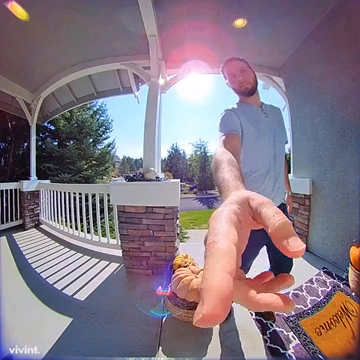
#> input picture frame 15 of model_beta/video_test/test_video_1.mp4, 360 x 360 px, given in place of the camera
$ python multiple_RTSP.py
#> lines starting #> are read from the running program, lines starting #| are printed output that depends on the picture; after the words box and inside, x2 and y2 are one past the last pixel; in counts of white or black regions, pixels touching at a corner belong together
import cv2
from datetime import datetime

# Initialize the camera (0 for the default webcam, or use an IP/RTSP stream URL)
camera_url = 0  # Change this to your camera URL or keep '0' for the default webcam
cap = cv2.VideoCapture(camera_url)

# Check if the camera opened successfully
if not cap.isOpened():
    print("Error: Unable to open the camera")
    exit()

# Video settings
frame_size = (640, 480)  # Resolution of the video
fps = 30  # Frames per second

# Codec and video writer for MP4 format
fourcc = cv2.VideoWriter_fourcc(*'mp4v')
output_file = 'output_video_with_realtime_timestamp.mp4'
out = cv2.VideoWriter(output_file, fourcc, fps, frame_size)

# Start capturing video
print("Press 'q' to stop the recording.")
while True:
    ret, frame = cap.read()
#> frame is the input picture: shape (360, 360, 3); mean B, G, R 132.7, 120.8, 134.1
    if not ret:
        print("Error: Unable to read frame")
        break

    # Resize frame if needed (optional)
    frame_resized = cv2.resize(frame, frame_size)
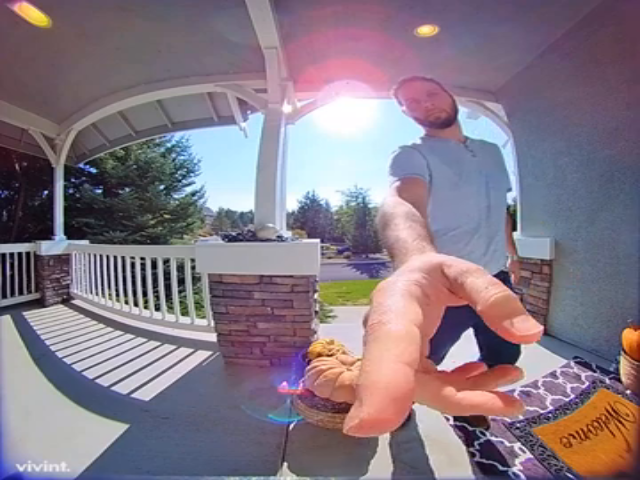
#> frame_resized: shape (480, 640, 3); mean B, G, R 132.6, 120.7, 134

    # Get the real-time current date and time
    current_time = datetime.now().strftime('%Y-%m-%d %H:%M:%S.%f')[:-3]  # Format as 'YYYY-MM-DD HH:MM:SS.mmm'

    # Add the real-time timestamp to the frame
    cv2.putText(frame_resized, current_time, (10, 30), cv2.FONT_HERSHEY_SIMPLEX,
                1, (0, 255, 0), 2, cv2.LINE_AA)
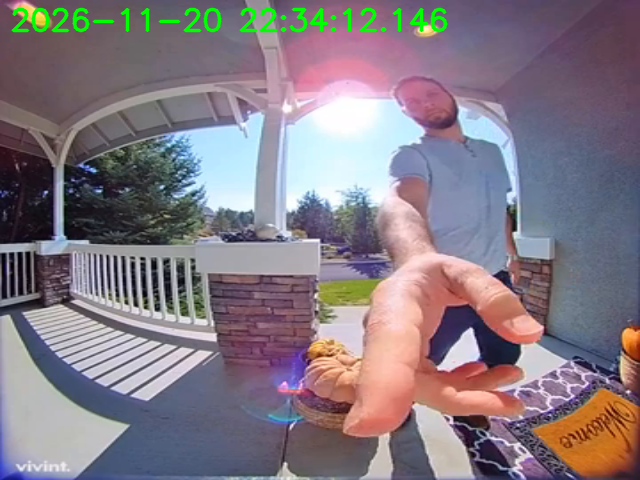
#> frame_resized: shape (480, 640, 3); 1.43% of pixels changed, all inside (x1, y1, x2, y2) = (11, 7, 448, 33)

    # Display the frame with the real-time timestamp
    cv2.imshow('Camera Stream with Real-Time Timestamp', frame_resized)

    # Write the frame to the output file
    out.write(frame_resized)

    # Exit when 'q' is pressed
    if cv2.waitKey(1) & 0xFF == ord('q'):
#> (key q is pressed here)
        break

# Release the resources
cap.release()
out.release()
cv2.destroyAllWindows()

print(f"Video saved to {output_file}")

$ run again, starting later in the video
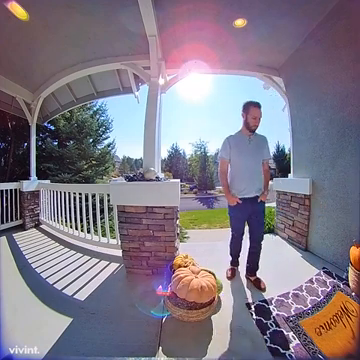
#> input picture frame 67 of model_beta/video_test/test_video_1.mp4, 360 x 360 px, given in place of the camera
#> frame is the input picture: shape (360, 360, 3); mean B, G, R 135, 121.8, 130
#> `frame_resized = cv2.resize(frame, frame_size)`:
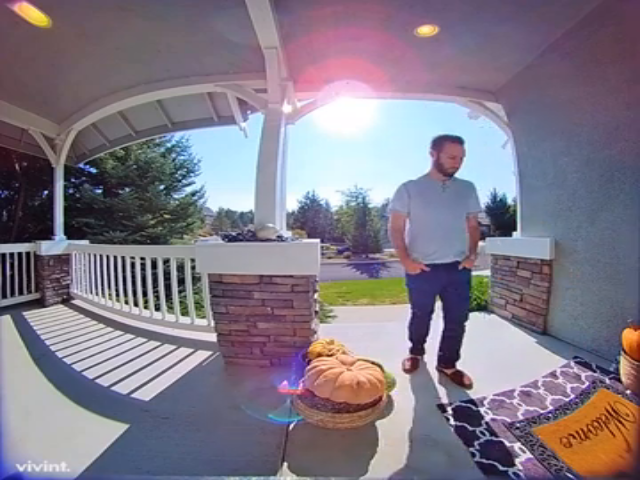
#> frame_resized: shape (480, 640, 3); mean B, G, R 134.9, 121.7, 129.9
#> `cv2.putText(frame_resized, current_time, (10, 30), cv2.FONT_HERSHEY_SI..`:
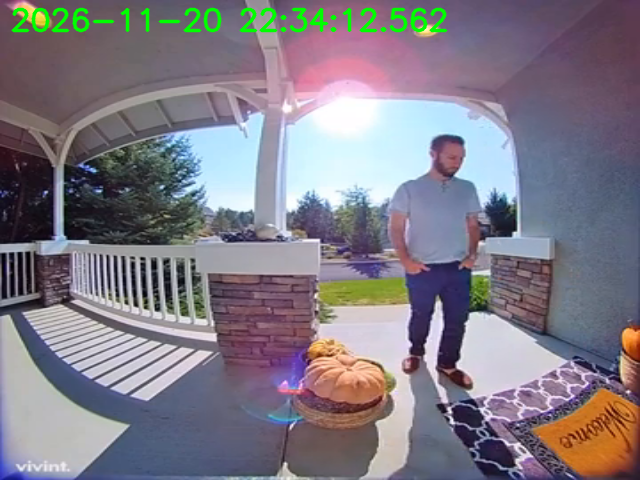
#> frame_resized: shape (480, 640, 3); 1.48% of pixels changed, all inside (x1, y1, x2, y2) = (11, 7, 448, 33)
